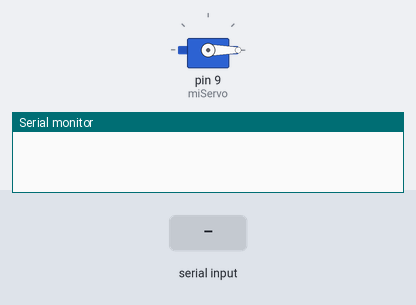
Simulated run of this sketch. Board: Arduino Uno, built with avr-gcc and run on an emulated ATmega328P. On the bench: servo, the last lines printed to the serial monitor. The test bench sets the inputs (shaded band).

Above: at 1.2 s.
1.3 s: byte 30 received over Serial
At 2.0 s:
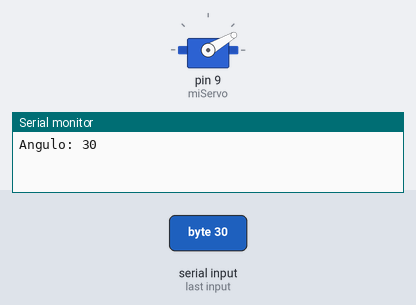
2.8 s: byte 90 received over Serial
At 3.2 s:
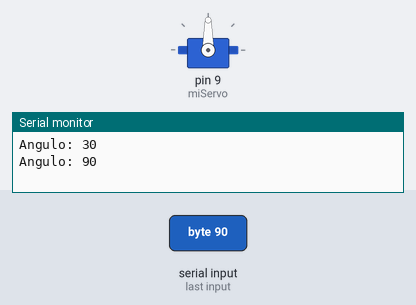
4.3 s: byte 120 received over Serial
At 5.5 s:
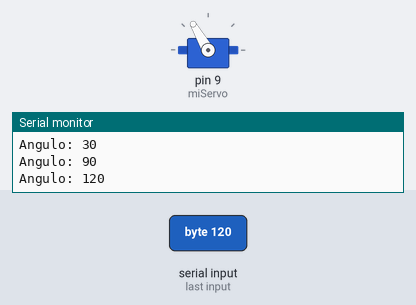
Timing chart, 0 to 7.3 s (numbered marks = the images above; inputs shaded):
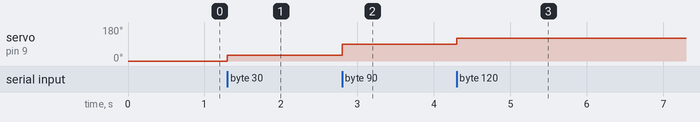

Measured:
- after the input at 1.3 s, servo on pin 9 (miServo): 0° → 30° at once
- after the input at 2.8 s, servo on pin 9 (miServo): 30° → 90° at once
- after the input at 4.3 s, servo on pin 9 (miServo): 90° → 120° at once

The sketch:

mov_servo.ino
```cpp
#include <Servo.h>
//VARIANTE USANDO UN POTENCIOMETRO PARA DETERMINAR EL ANGULO

Servo miServo;

int angulo=0;
int analogo;
boolean stringComplete = false;

void setup()
{
  miServo.attach(9);
  Serial.begin(115200);
  miServo.write(angulo);
}

void loop()
{
   if (stringComplete)
   {
      miServo.write(angulo);
      Serial.print("Angulo: ");
      Serial.println(angulo);
      stringComplete = false;
  }
}

void serialEvent() {
  if (Serial.available()) {
      angulo=Serial.read();
      if (angulo>180) angulo=180;
      stringComplete = true;

  }
}
```
